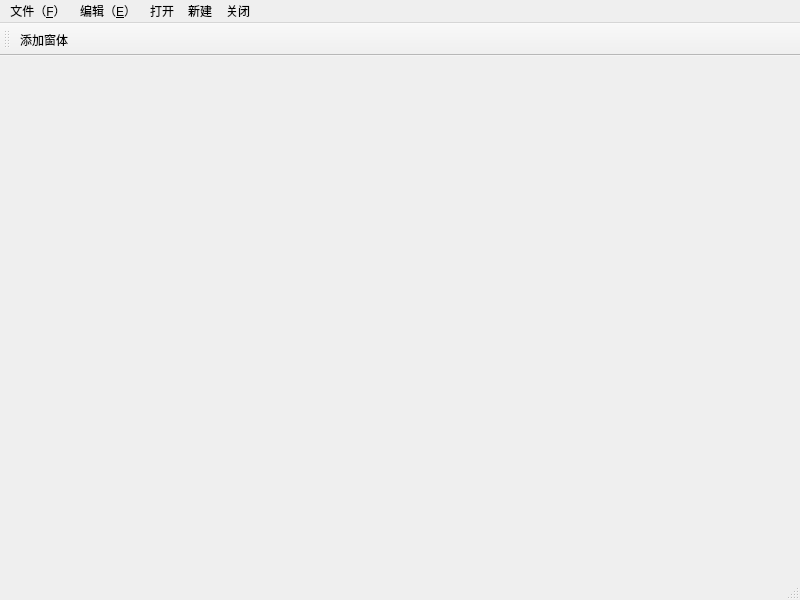
<?xml version="1.0" encoding="UTF-8"?>
<ui version="4.0">
 <class>MainWindow</class>
 <widget class="QMainWindow" name="MainWindow">
  <property name="geometry">
   <rect>
    <x>0</x>
    <y>0</y>
    <width>800</width>
    <height>600</height>
   </rect>
  </property>
  <property name="windowTitle">
   <string>MainWindow</string>
  </property>
  <widget class="QWidget" name="centralwidget"/>
  <widget class="QMenuBar" name="menubar">
   <property name="geometry">
    <rect>
     <x>0</x>
     <y>0</y>
     <width>800</width>
     <height>26</height>
    </rect>
   </property>
   <widget class="QMenu" name="menu_F">
    <property name="title">
     <string>文件（&amp;F）</string>
    </property>
    <addaction name="actiondakai"/>
    <addaction name="actionxinjian"/>
    <addaction name="actionguabi"/>
   </widget>
   <widget class="QMenu" name="menu_E">
    <property name="title">
     <string>编辑（&amp;E）</string>
    </property>
   </widget>
   <widget class="QMenu" name="menu">
    <property name="title">
     <string>打开</string>
    </property>
   </widget>
   <widget class="QMenu" name="menu_2">
    <property name="title">
     <string>新建</string>
    </property>
   </widget>
   <widget class="QMenu" name="menu_3">
    <property name="title">
     <string>关闭</string>
    </property>
   </widget>
   <addaction name="menu_F"/>
   <addaction name="menu_E"/>
   <addaction name="menu"/>
   <addaction name="menu_2"/>
   <addaction name="menu_3"/>
  </widget>
  <widget class="QStatusBar" name="statusbar"/>
  <widget class="QToolBar" name="toolBar">
   <property name="windowTitle">
    <string>toolBar</string>
   </property>
   <attribute name="toolBarArea">
    <enum>TopToolBarArea</enum>
   </attribute>
   <attribute name="toolBarBreak">
    <bool>false</bool>
   </attribute>
   <addaction name="addWinActionaction"/>
  </widget>
  <action name="actiondakai">
   <property name="text">
    <string>dakai</string>
   </property>
   <property name="shortcut">
    <string>Alt+O</string>
   </property>
  </action>
  <action name="actionxinjian">
   <property name="text">
    <string>xinjian</string>
   </property>
   <property name="shortcut">
    <string>Alt+N</string>
   </property>
  </action>
  <action name="actionguabi">
   <property name="text">
    <string>guabi</string>
   </property>
   <property name="shortcut">
    <string>Alt+C</string>
   </property>
  </action>
  <action name="addWinActionaction">
   <property name="text">
    <string>添加窗体</string>
   </property>
   <property name="toolTip">
    <string>添加窗体</string>
   </property>
  </action>
 </widget>
 <resources/>
 <connections/>
</ui>
